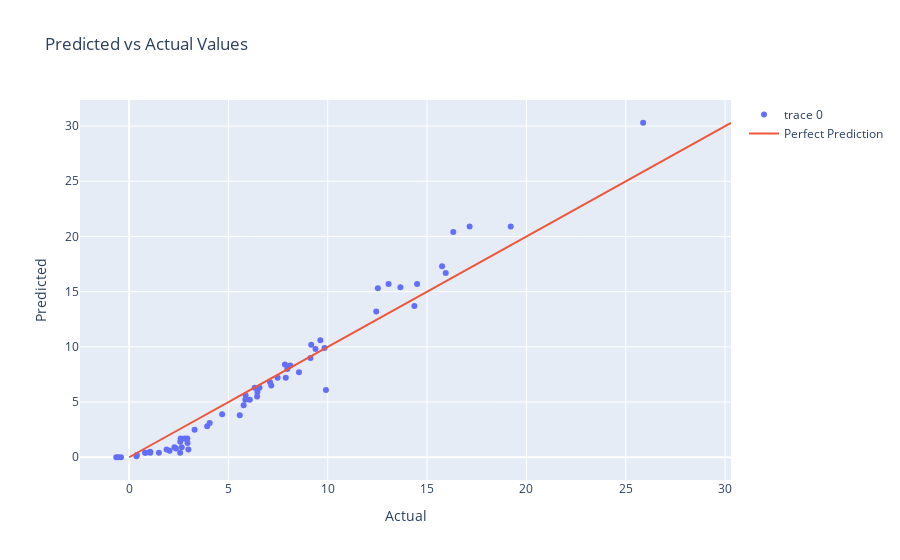

The cell this chart's notebook holds for it:
### Code cell
import plotly.graph_objects as go

# Create a scatter plot
fig = go.Figure(data=go.Scatter(x=y_pred, y=y_test, mode='markers'))

# Add a line of perfect prediction
fig.add_trace(go.Scatter(x=y_test, y=y_test,
                    mode='lines',
                    name='Perfect Prediction'))

# Set the plot's title and labels
fig.update_layout(title='Predicted vs Actual Values',
                   yaxis_title='Predicted',
                   xaxis_title='Actual')

# Show the plot
fig.show()

### Figure 1 — Plotly figure (JSON) as saved in the notebook; plotly's stock layout.template omitted (floating-point values rounded to 4 significant figures)
{"data": [{"mode": "markers", "type": "scatter", "x": [7.846, 7.476, 1.063, 5.572, 7.159, 2.985, 3.296, 7.888, 2.649, 3.93, 1.5, 9.909, 9.386, 15.76, 16.32, 2.943, 2.568, -0.4062, 7.097, 4.058, 2.787, 0.8318, 6.461, 0.8041, 19.21, 5.766, 5.865, 9.169, -0.6433, 9.838, 6.566, 1.067, 9.627, 13.06, 2.577, 2.283, 2.595, 6.444, 0.3719, 0.3916, 6.322, 2.933, 8.112, -0.5485, 14.5, 7.968, 8.553, 2.037, 12.44, 1.886, 25.88, 6.077, 15.94, 17.14, 12.52, 14.36, 2.358, 9.129, 4.684, 13.66, 5.851], "y": [8.4, 7.2, 0.5, 3.8, 6.5, 0.7, 2.5, 7.2, 0.9, 2.8, 0.4, 6.1, 9.8, 17.3, 20.4, 1.3, 0.4, 0, 6.8, 3.1, 1.7, 0.4, 5.9, 0.4, 20.9, 4.7, 5.6, 10.2, 0, 9.9, 6.3, 0.4, 10.6, 15.7, 1.4, 0.9, 1.7, 5.5, 0.1, 0.2, 6.3, 1.7, 8.3, 0, 15.7, 8, 7.7, 0.6, 13.2, 0.7, 30.3, 5.2, 16.7, 20.9, 15.3, 13.7, 0.8, 9, 3.9, 15.4, 5.2]}, {"mode": "lines", "name": "Perfect Prediction", "type": "scatter", "x": [8.4, 7.2, 0.5, 3.8, 6.5, 0.7, 2.5, 7.2, 0.9, 2.8, 0.4, 6.1, 9.8, 17.3, 20.4, 1.3, 0.4, 0, 6.8, 3.1, 1.7, 0.4, 5.9, 0.4, 20.9, 4.7, 5.6, 10.2, 0, 9.9, 6.3, 0.4, 10.6, 15.7, 1.4, 0.9, 1.7, 5.5, 0.1, 0.2, 6.3, 1.7, 8.3, 0, 15.7, 8, 7.7, 0.6, 13.2, 0.7, 30.3, 5.2, 16.7, 20.9, 15.3, 13.7, 0.8, 9, 3.9, 15.4, 5.2], "y": [8.4, 7.2, 0.5, 3.8, 6.5, 0.7, 2.5, 7.2, 0.9, 2.8, 0.4, 6.1, 9.8, 17.3, 20.4, 1.3, 0.4, 0, 6.8, 3.1, 1.7, 0.4, 5.9, 0.4, 20.9, 4.7, 5.6, 10.2, 0, 9.9, 6.3, 0.4, 10.6, 15.7, 1.4, 0.9, 1.7, 5.5, 0.1, 0.2, 6.3, 1.7, 8.3, 0, 15.7, 8, 7.7, 0.6, 13.2, 0.7, 30.3, 5.2, 16.7, 20.9, 15.3, 13.7, 0.8, 9, 3.9, 15.4, 5.2]}], "layout": {"title": {"text": "Predicted vs Actual Values"}, "xaxis": {"title": {"text": "Actual"}}, "yaxis": {"title": {"text": "Predicted"}}}}
